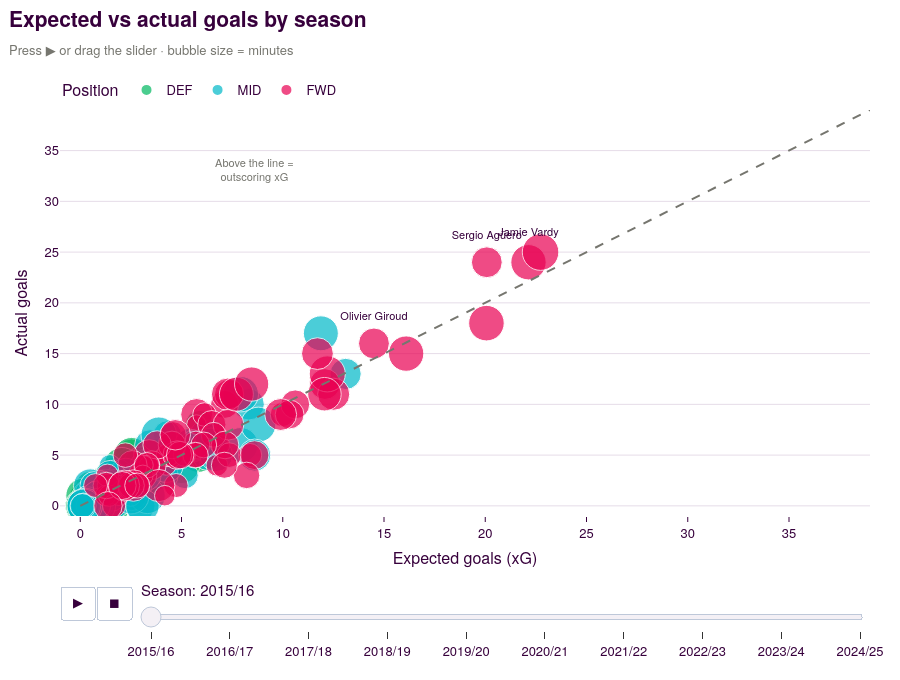

This figure's notebook cell:
### Markdown cell above
**Interactive explorer: xG vs actual goals.** Press ▶ to play through the seasons (each season holds for 2 seconds) or drag the **season slider**. Each bubble is a player-season, sized by minutes. Players **above the dashed line** scored more than their chances were worth (clinical finishing or luck), and players **below** it under-performed their xG. The top three attacking seasons in each year are labelled. Click a position in the legend to hide it.

### Code cell
if not attack_pool.empty:
    anim = attack_pool.sort_values(["year", "Attacking_score"], ascending=[True, False]).copy()
    # Label only the top 3 attacking seasons in each year to keep the chart readable
    anim["label"] = np.where(anim.groupby("year").cumcount() < 3, anim["player"], "")
    axis_max = float(max(anim["xG"].max(), anim["goals"].max())) + 3

    fig_attack = px.scatter(
        anim, x="xG", y="goals", size="minutes", color="position", text="label", hover_name="player",
        animation_frame="season", color_discrete_map=POS_COLORS, category_orders={"position": ["DEF", "MID", "FWD", "SUB"]},
        hover_data={"team": True, "assists": True, "xA": ":.1f", "minutes": True, "Attacking_score": ":.2f",
                    "label": False, "season": False},
        range_x=[-1, axis_max], range_y=[-1, axis_max], size_max=26,
        labels={"xG": "Expected goals (xG)", "goals": "Actual goals", "position": "Position"},
    )
    fig_attack.update_traces(textposition="top center", textfont=dict(size=11, color=PL["purple"]))
    fig_attack.add_shape(type="line", x0=0, y0=0, x1=axis_max, y1=axis_max, line=dict(dash="dash", color=PL["grey"]))
    fig_attack.add_annotation(x=axis_max * 0.22, y=axis_max * 0.85, text="Above the line =<br>outscoring xG",
                              showarrow=False, font=dict(color=PL["grey"], size=11))
    fig_attack.update_layout(title=pl_title("Expected vs actual goals by season", "Press ▶ or drag the slider · bubble size = minutes"),
                             height=680)
    # Animation timing: a quick 0.4 s transition, then hold each season on screen for 2 s.
    TRANSITION_MS, HOLD_MS = 400, 2000
    play_args = fig_attack.layout.updatemenus[0].buttons[0].args[1]
    play_args["frame"]["duration"] = TRANSITION_MS + HOLD_MS        # frame duration includes the transition
    play_args["transition"]["duration"] = TRANSITION_MS
    fig_attack.layout.sliders[0].update(currentvalue=dict(prefix="Season: ", font=dict(color=PL["purple"], size=15)),
                                        activebgcolor=PL["pink"], bgcolor=PL["light"],
                                        transition=dict(duration=TRANSITION_MS))
    fig_attack.show()

### Figure 1 — Plotly figure (JSON) as saved in the notebook; plotly's stock layout.template omitted (floating-point values rounded to 4 significant figures; data arrays with more than 128 entries replaced by an {"elided": "..."} marker saying what was removed)
{"data": [{"customdata": {"elided": "127x7 mixed values"}, "hovertemplate": "<b>%{hovertext}</b><br><br>Position=DEF<br>Expected goals (xG)=%{x}<br>Actual goals=%{y}<br>minutes=%{customdata[3]}<br>team=%{customdata[0]}<br>assists=%{customdata[1]}<br>xA=%{customdata[2]:.1f}<br>Attacking_score=%{customdata[4]:.2f}<extra></extra>", "hovertext": ["Michail Antonio", "Steven Davis", "Aleksandar Kolarov", "Cheikhou Kouyaté", "Jeffrey Schlupp", "Patrick van Aanholt", "Ashley Young", "Robbie Brady", "Lamine Koné", "Alberto Moreno", "Charlie Daniels", "Craig Dawson", "Ramiro Funes Mori", "Leighton Baines", "Danny Rose", "Daryl Janmaat", "Héctor Bellerín", "Scott Dann", "Damien Delaney", "Aaron Cresswell", "Carl Jenkinson", "Kyle Walker", "Cuco Martina", "Toby Alderweireld", "Laurent Koscielny", "Christian Fuchs", "Chris Brunt", "Ryan Bertrand", "Glen Johnson", "Seamus Coleman", "Bryan Oviedo", "Cédric Soares", "Branislav Ivanovic", "Kyle Naughton", "Ben Davies", "Virgil van Dijk", "César Azpilicueta", "Eric Dier", "Steve Cook", "Billy Jones", "Robert Huth", "Russell Martin", "Emre Can", "Joel Ward", "Gary Cahill", "Bacary Sagna", "José Fonte", "Jamaal Lascelles", "Martin Olsson", "Kurt Zouma", "Vincent Kompany", "Sebastian Prödl", "Vurnon Anita", "Nacho Monreal", "Jonas Olsson", "Adam Smith", "Gaël Clichy", "Maya Yoshida", "Matteo Darmian", "Ciaran Clark", "Simon Francis", "Nathan Aké", "Leandro Bacuna", "Jack Colback", "Ashley Williams", "Nathaniel Clyne", "Ikechi Anya", "Alan Hutton", "Winston Reid", "Wes Morgan", "Micah Richards", "Lucas Leiva", "Pablo Zabaleta", "Marcos Rojo", "Jonny Evans", "Brendan Galloway", "Daley Blind", "Martin Skrtel", "Federico Fernández", "Pape Souaré", "John Terry", "Abdul Rahman Baba", "DeAndre Yedlin", "Tommy Elphick", "Matt Targett", "Younes Kaboul", "Sebastián Coates", "James Tomkins", "Gabriel", "Erik Pieters", "Joleon Lescott", "Nicolás Otamendi", "Mamadou Sakho", "Fabricio Coloccini", "John Stones", "Sebastien Bassong", "Chris Smalling", "Gareth McAuley", "Paul Dummett", "Angel Rangel", "Per Mertesacker", "Neil Taylor", "Martín Demichelis", "Craig Cathcart", "Nyom", "Dejan Lovren", "James Collins", "Eliaquim Mangala", "John Obi Mikel", "José Holebas", "Geoff Cameron", "John O&#039;Shea", "Phil Jagielka", "Ryan Bennett", "Aly Cissokho", "Danny Simpson", "Ryan Shawcross", "Jan Vertonghen", "Chancel Mbemba", "James Chester", "Marc Muniesa", "Michael Carrick", "Philipp Wollscheid", "Martin Kelly", "Angelo Ogbonna", "Miguel Britos", "Jores Okore"], "legendgroup": "DEF", "marker": {"color": "#00B860", "size": [2074, 2637, 2282, 3017, 1383, 2970, 1053, 2996, 1318, 2546, 3288, 3387, 2189, 1473, 2139, 2754, 3240, 3150, 2880, 3319, 1220, 2947, 1076, 3420, 2848, 2706, 1802, 2880, 2191, 2392, 1001, 1986, 2922, 1750, 1281, 3060, 3208, 3271, 3199, 2039, 3150, 2699, 2501, 2694, 1952, 2449, 3171, 1135, 1767, 1912, 1179, 1774, 2112, 3247, 2019, 2085, 1090, 1000, 1937, 1442, 3388, 1868, 2421, 2409, 3240, 2970, 1675, 2331, 2139, 3420, 2049, 1948, 1061, 1264, 2600, 1230, 3123, 1882, 2880, 3017, 1999, 1018, 1810, 1011, 1077, 2014, 1231, 1979, 1761, 3101, 2812, 2673, 1856, 2294, 2781, 2788, 3150, 3060, 1907, 1824, 2050, 2951, 999, 3034, 2483, 1901, 1437, 2017, 1782, 948, 2361, 2000, 1854, 1842, 1605, 2620, 1698, 2596, 2923, 965, 1113, 1982, 2681, 1039, 2326, 2079, 1080], "sizemode": "area", "sizeref": 5.059, "symbol": "circle"}, "mode": "markers+text", "name": "DEF", "orientation": "v", "showlegend": true, "text": ["", "", "", "", "", "", "", "", "", "", "", "", "", "", "", "", "", "", "", "", "", "", "", "", "", "", "", "", "", "", "", "", "", "", "", "", "", "", "", "", "", "", "", "", "", "", "", "", "", "", "", "", "", "", "", "", "", "", "", "", "", "", "", "", "", "", "", "", "", "", "", "", "", "", "", "", "", "", "", "", "", "", "", "", "", "", "", "", "", "", "", "", "", "", "", "", "", "", "", "", "", "", "", "", "", "", "", "", "", "", "", "", "", "", "", "", "", "", "", "", "", "", "", "", "", "", ""], "textfont": {"color": "#37003C", "size": 11}, "textposition": "top center", "type": "scatter", "x": [5.896, 2.532, 2.39, 5.835, 1.989, 2.542, 0.8915, 2.794, 2.459, 1.655, 2.93, 4.994, 2.909, 1.209, 1.222, 1.165, 0.7078, 2.536, 1.834, 1.093, 0.6154, 0.8763, 0.1118, 3.025, 3.345, 0.851, 0.6611, 1.465, 0.8091, 2.324, 0.4694, 0.3194, 2.356, 0.2737, 0.4415, 3.3, 1.204, 1.645, 2.055, 2.414, 3.452, 1.842, 1.215, 1.151, 1.503, 0.1598, 2.431, 0.4158, 0.1645, 1.836, 0.4174, 1.534, 0.2251, 0.91, 0.9869, 0.4881, 0.03816, 1.049, 0.1751, 0.8913, 0.2091, 1.609, 1.905, 0.8832, 1.782, 1.815, 0.6807, 0.5536, 1.396, 3.008, 1.012, 0.6402, 0.1777, 0.296, 1.242, 0.4484, 0.1542, 0.6353, 1.67, 0.3214, 1.479, 0.3791, 0.2072, 0.2931, 0.1248, 0.7779, 0.4768, 0.3937, 0.95, 0.1313, 1.873, 0.9927, 0.8337, 0.9142, 0.4201, 1.372, 1.587, 0.5206, 0.2724, 0.8503, 1.349, 0.2196, 0.2987, 0.6867, 0.3207, 1.127, 0.8689, 1.601, 0.2848, 0.5325, 0.6193, 0.2818, 0.8121, 0.5747, 0.1073, 0.763, 0.7237, 0.5788, 0.7767, 0.0, 0.09074, 0.2196, 0.07564, 0.01462, 0.3007, 0.3842, 0.0], "xaxis": "x", "y": [8, 5, 3, 5, 1, 4, 1, 3, 2, 1, 3, 4, 4, 2, 1, 2, 1, 5, 2, 2, 2, 1, 1, 4, 4, 0, 0, 1, 0, 1, 0, 0, 2, 0, 0, 3, 2, 3, 4, 1, 3, 3, 1, 2, 2, 0, 2, 2, 1, 1, 2, 2, 1, 0, 1, 2, 0, 1, 1, 1, 0, 1, 1, 1, 2, 1, 0, 0, 1, 2, 1, 0, 0, 0, 1, 0, 1, 1, 1, 0, 1, 0, 0, 1, 0, 0, 0, 0, 1, 0, 1, 1, 1, 1, 0, 1, 0, 1, 1, 0, 0, 0, 0, 1, 0, 0, 0, 0, 0, 0, 0, 0, 0, 0, 0, 0, 0, 0, 0, 0, 0, 0, 0, 0, 0, 0, 0], "yaxis": "y"}, {"customdata": {"elided": "92x7 mixed values"}, "hovertemplate": "<b>%{hovertext}</b><br><br>Position=MID<br>Expected goals (xG)=%{x}<br>Actual goals=%{y}<br>minutes=%{customdata[3]}<br>team=%{customdata[0]}<br>assists=%{customdata[1]}<br>xA=%{customdata[2]:.1f}<br>Attacking_score=%{customdata[4]:.2f}<extra></extra>", "hovertext": ["Riyad Mahrez", "Alexis Sánchez", "Mesut Özil", "Dusan Tadic", "Kevin De Bruyne", "Dele Alli", "Erik Lamela", "Christian Eriksen", "Nacer Chadli", "Ross Barkley", "David Silva", "Pedro", "Wes Hoolahan", "Georginio Wijnaldum", "Yaya Touré", "Andros Townsend", "Cesc Fàbregas", "Willian", "James Ward-Prowse", "Son Heung-Min", "Aaron Ramsey", "Juan Mata", "Junior Stanislas", "Oscar", "Steven Naismith", "Nathan Redmond", "Santiago Cazorla", "Marc Albrighton", "Craig Gardner", "Ander Herrera", "Mark Noble", "Jesús Navas", "Yohan Cabaye", "James Morrison", "Marc Pugh", "Andy King", "Matt Ritchie", "Tom Cleverley", "Wahbi Khazri", "Jordan Henderson", "Jonjo Shelvey", "Daniel Drinkwater", "Moussa Sissoko", "Max Gradel", "Alex Oxlade-Chamberlain", "Jonny Howson", "Jordan Veretout", "Matthew Jarvis", "Ibrahim Afellay", "Dan Gosling", "Jack Rodwell", "Nemanja Matic", "Ashley Westwood", "Ki Sung-yueng", "Charlie Adam", "Yann M&#039;Vila", "Fernandinho", "Fernando", "Mousa Dembélé", "James McArthur", "N&#039;Golo Kanté", "Darren Fletcher", "James McCarthy", "Giannelli Imbula", "Oriol Romeu", "Jack Cork", "Bastian Schweinsteiger", "Graham Dorrans", "Ben Watson", "Harry Arter", "Gareth Barry", "Victor Wanyama", "Pedro Obiang", "Etienne Capoue", "Alexander Tettey", "Joe Ledley", "Andrew Surman", "Mile Jedinak", "Morgan Schneiderlin", "Lee Cattermole", "Valon Behrami", "Mathieu Flamini", "Jan Kirchhoff", "Idrissa Gueye", "Jordy Clasie", "Gary O&#039;Neil", "Cheick Tioté", "Glenn Whelan", "Carlos Sánchez", "Claudio Yacob", "Francis Coquelin", "Leon Britton"], "legendgroup": "MID", "marker": {"color": "#00B8C8", "size": [3087, 2463, 3065, 2318, 2006, 2490, 2404, 2950, 922, 3102, 1818, 2061, 2026, 3178, 2345, 1149, 2901, 2766, 1505, 1110, 2624, 2907, 1448, 1785, 1343, 2321, 1297, 2796, 2037, 1535, 3221, 2283, 2728, 1354, 1328, 1030, 2985, 1618, 1087, 1300, 2270, 3045, 3234, 918, 911, 2960, 1831, 1100, 2105, 2442, 1137, 2426, 2720, 1852, 1050, 3194, 2736, 1703, 2286, 2206, 3011, 3377, 2445, 1260, 1598, 2543, 1199, 1289, 2814, 1692, 2840, 2507, 1069, 2834, 1956, 979, 3420, 1511, 2204, 2230, 1284, 1084, 1096, 3085, 1574, 1738, 1244, 3189, 1373, 2862, 1652, 1532], "sizemode": "area", "sizeref": 5.059, "symbol": "circle"}, "mode": "markers+text", "name": "MID", "orientation": "v", "showlegend": true, "text": ["", "", "", "", "", "", "", "", "", "", "", "", "", "", "", "", "", "", "", "", "", "", "", "", "", "", "", "", "", "", "", "", "", "", "", "", "", "", "", "", "", "", "", "", "", "", "", "", "", "", "", "", "", "", "", "", "", "", "", "", "", "", "", "", "", "", "", "", "", "", "", "", "", "", "", "", "", "", "", "", "", "", "", "", "", "", "", "", "", "", "", ""], "textfont": {"color": "#37003C", "size": 11}, "textposition": "top center", "type": "scatter", "x": [11.88, 13.1, 7.923, 6.418, 4.308, 8.316, 6.3, 5.512, 2.93, 8.794, 2.599, 6.12, 3.468, 7.928, 5.663, 1.466, 3.87, 4.428, 2.066, 4.18, 8.614, 6.46, 2.733, 5.172, 3.012, 3.432, 1.869, 2.549, 4.136, 2.77, 3.88, 2.953, 6.715, 1.891, 2.465, 2.716, 4.235, 1.491, 0.8626, 1.527, 2.541, 2.188, 3.314, 1.706, 1.503, 2.252, 0.5651, 1.016, 2.378, 3.228, 2.489, 2.506, 1.746, 2.457, 0.8704, 0.8662, 1.232, 2.897, 1.483, 1.058, 0.5621, 2.497, 0.8192, 0.7641, 1.756, 0.9189, 1.462, 0.5597, 0.4925, 0.992, 1.219, 1.513, 0.2414, 3.073, 0.6746, 0.306, 0.5702, 0.9263, 0.8296, 0.4802, 0.01173, 1.115, 0.5768, 0.8782, 0.4879, 0.8533, 0.01921, 0.2216, 0.3658, 0.1749, 0.1551, 0.1018], "xaxis": "x", "y": [17, 13, 6, 7, 7, 10, 5, 6, 3, 8, 2, 7, 4, 11, 6, 4, 5, 5, 2, 4, 5, 6, 3, 3, 4, 6, 0, 2, 3, 3, 7, 0, 5, 3, 3, 2, 4, 2, 2, 2, 1, 2, 1, 1, 1, 3, 0, 1, 2, 3, 1, 2, 2, 2, 1, 1, 2, 2, 3, 2, 1, 1, 2, 2, 1, 1, 1, 0, 2, 1, 0, 1, 0, 0, 2, 1, 0, 0, 1, 0, 0, 0, 0, 0, 0, 0, 0, 0, 0, 0, 0, 0], "yaxis": "y"}, {"customdata": {"elided": "78x7 mixed values"}, "hovertemplate": "<b>%{hovertext}</b><br><br>Position=FWD<br>Expected goals (xG)=%{x}<br>Actual goals=%{y}<br>minutes=%{customdata[3]}<br>team=%{customdata[0]}<br>assists=%{customdata[1]}<br>xA=%{customdata[2]:.1f}<br>Attacking_score=%{customdata[4]:.2f}<extra></extra>", "hovertext": ["Sergio Agüero", "Jamie Vardy", "Olivier Giroud", "Harry Kane", "Romelu Lukaku", "Christian Benteke", "Leonardo Ulloa", "Dimitri Payet", "Roberto Firmino", "Daniel Sturridge", "Diego Costa", "Andy Carroll", "Sadio Mané", "Graziano Pellè", "Troy Deeney", "Marko Arnautovic", "Wilfried Bony", "Shane Long", "Odion Ighalo", "Philippe Coutinho", "Jermain Defoe", "Aleksandar Mitrovic", "Gerard Deulofeu", "Theo Walcott", "Anthony Martial", "Wayne Rooney", "Enner Valencia", "Kevin Mirallas", "Gylfi Sigurdsson", "Arouna Koné", "Dieumerci Mbokani", "James Milner", "Diafra Sakho", "Raheem Sterling", "André Ayew", "Salomón Rondón", "Connor Wickham", "Joshua King", "Adam Lallana", "Jonathan Walters", "Mame Biram Diouf", "Xherdan Shaqiri", "Adam Johnson", "Bafétimbi Gomis", "Bojan", "Rudy Gestede", "Manuel Lanzini", "Yannick Bolasie", "Joselu", "Benik Afobe", "Jeremain Lens", "Ayoze Pérez", "Steven Fletcher", "Fabio Borini", "Shinji Okazaki", "Cameron Jerome", "Saido Berahino", "Eden Hazard", "Bakary Sako", "Jordan Ayew", "Aaron Lennon", "Victor Moses", "Papiss Demba Cissé", "Jesse Lingard", "Memphis Depay", "Gabriel Agbonlahor", "Jason Puncheon", "Jordon Ibe", "Marouane Fellaini", "Jefferson Montero", "Stéphane Sessegnon", "Wilfried Zaha", "Wayne Routledge", "James McClean", "Almen Abdi", "Carles Gil", "Scott Sinclair", "Jurado"], "legendgroup": "FWD", "marker": {"color": "#E90052", "size": [2399, 3154, 2411, 3382, 3194, 1496, 942, 2576, 2005, 981, 2386, 1411, 2614, 2167, 3291, 2836, 1203, 2114, 3160, 2019, 2558, 2103, 1389, 1374, 2632, 2411, 1014, 985, 2921, 1464, 1568, 2428, 1539, 1943, 2967, 2581, 1328, 1931, 2115, 1718, 1246, 2072, 1136, 1685, 1741, 1632, 1941, 2075, 1072, 950, 1299, 2046, 1021, 1913, 2105, 1770, 1727, 2183, 1073, 2356, 1534, 982, 1079, 1641, 1470, 1051, 2647, 1161, 1069, 1355, 1770, 2507, 1700, 2414, 1998, 1454, 1598, 2057], "sizemode": "area", "sizeref": 5.059, "symbol": "circle"}, "mode": "markers+text", "name": "FWD", "orientation": "v", "showlegend": true, "text": ["Sergio Agüero", "Jamie Vardy", "Olivier Giroud", "", "", "", "", "", "", "", "", "", "", "", "", "", "", "", "", "", "", "", "", "", "", "", "", "", "", "", "", "", "", "", "", "", "", "", "", "", "", "", "", "", "", "", "", "", "", "", "", "", "", "", "", "", "", "", "", "", "", "", "", "", "", "", "", "", "", "", "", "", "", "", "", "", "", ""], "textfont": {"color": "#37003C", "size": 11}, "textposition": "top center", "type": "scatter", "x": [20.08, 22.14, 14.5, 22.73, 20.06, 9.982, 6.906, 5.749, 7.131, 5.742, 12.08, 6.138, 12.51, 7.35, 12.2, 12.06, 6.75, 10.62, 16.09, 6.496, 11.71, 10.34, 1.414, 8.387, 7.274, 7.317, 4.25, 3.34, 7.711, 4.519, 6.585, 3.398, 7.361, 7.149, 8.463, 9.897, 4.318, 5.713, 3.533, 5.665, 5.14, 3.075, 1.807, 6.098, 4.585, 5.697, 4.531, 4.792, 3.421, 3.396, 1.34, 3.796, 3.109, 4.935, 8.608, 8.215, 7.118, 2.578, 2.36, 4.693, 2.226, 1.912, 3.089, 3.291, 4.734, 1.243, 3.874, 1.426, 4.175, 1.673, 1.287, 2.625, 2.527, 2.168, 2.068, 0.7564, 2.816, 1.369], "xaxis": "x", "y": [24, 24, 16, 25, 18, 9, 6, 9, 10, 8, 12, 9, 11, 11, 13, 11, 4, 10, 15, 8, 15, 9, 2, 5, 11, 8, 4, 4, 11, 5, 7, 5, 5, 6, 12, 9, 5, 6, 4, 5, 5, 3, 2, 6, 7, 5, 6, 5, 4, 4, 3, 6, 4, 5, 5, 3, 4, 4, 2, 7, 5, 1, 3, 4, 2, 1, 2, 1, 1, 0, 2, 2, 2, 2, 2, 2, 2, 0], "yaxis": "y"}], "layout": {"annotations": [{"font": {"color": "#76766F", "size": 11}, "showarrow": false, "text": "Above the line =<br>outscoring xG", "x": 8.58, "y": 33.15}], "height": 680, "legend": {"itemsizing": "constant", "title": {"text": "Position"}, "tracegroupgap": 0}, "shapes": [{"line": {"color": "#76766F", "dash": "dash"}, "type": "line", "x0": 0, "x1": 39.0, "y0": 0, "y1": 39.0}], "sliders": [{"active": 0, "activebgcolor": "#E90052", "bgcolor": "#F4F0F5", "currentvalue": {"font": {"color": "#37003C", "size": 15}, "prefix": "Season: "}, "len": 0.9, "pad": {"b": 10, "t": 60}, "steps": [{"args": [["2015/16"], {"frame": {"duration": 0, "redraw": false}, "fromcurrent": true, "mode": "immediate", "transition": {"duration": 0, "easing": "linear"}}], "label": "2015/16", "method": "animate"}, {"args": [["2016/17"], {"frame": {"duration": 0, "redraw": false}, "fromcurrent": true, "mode": "immediate", "transition": {"duration": 0, "easing": "linear"}}], "label": "2016/17", "method": "animate"}, {"args": [["2017/18"], {"frame": {"duration": 0, "redraw": false}, "fromcurrent": true, "mode": "immediate", "transition": {"duration": 0, "easing": "linear"}}], "label": "2017/18", "method": "animate"}, {"args": [["2018/19"], {"frame": {"duration": 0, "redraw": false}, "fromcurrent": true, "mode": "immediate", "transition": {"duration": 0, "easing": "linear"}}], "label": "2018/19", "method": "animate"}, {"args": [["2019/20"], {"frame": {"duration": 0, "redraw": false}, "fromcurrent": true, "mode": "immediate", "transition": {"duration": 0, "easing": "linear"}}], "label": "2019/20", "method": "animate"}, {"args": [["2020/21"], {"frame": {"duration": 0, "redraw": false}, "fromcurrent": true, "mode": "immediate", "transition": {"duration": 0, "easing": "linear"}}], "label": "2020/21", "method": "animate"}, {"args": [["2021/22"], {"frame": {"duration": 0, "redraw": false}, "fromcurrent": true, "mode": "immediate", "transition": {"duration": 0, "easing": "linear"}}], "label": "2021/22", "method": "animate"}, {"args": [["2022/23"], {"frame": {"duration": 0, "redraw": false}, "fromcurrent": true, "mode": "immediate", "transition": {"duration": 0, "easing": "linear"}}], "label": "2022/23", "method": "animate"}, {"args": [["2023/24"], {"frame": {"duration": 0, "redraw": false}, "fromcurrent": true, "mode": "immediate", "transition": {"duration": 0, "easing": "linear"}}], "label": "2023/24", "method": "animate"}, {"args": [["2024/25"], {"frame": {"duration": 0, "redraw": false}, "fromcurrent": true, "mode": "immediate", "transition": {"duration": 0, "easing": "linear"}}], "label": "2024/25", "method": "animate"}], "transition": {"duration": 400}, "x": 0.1, "xanchor": "left", "y": 0, "yanchor": "top"}], "title": {"text": "<b>Expected vs actual goals by season</b><br><span style='font-size:13px;color:#76766F'>Press ▶ or drag the slider · bubble size = minutes</span>"}, "updatemenus": [{"buttons": [{"args": [null, {"frame": {"duration": 2400, "redraw": false}, "fromcurrent": true, "mode": "immediate", "transition": {"duration": 400, "easing": "linear"}}], "label": "&#9654;", "method": "animate"}, {"args": [[null], {"frame": {"duration": 0, "redraw": false}, "fromcurrent": true, "mode": "immediate", "transition": {"duration": 0, "easing": "linear"}}], "label": "&#9724;", "method": "animate"}], "direction": "left", "pad": {"r": 10, "t": 70}, "showactive": false, "type": "buttons", "x": 0.1, "xanchor": "right", "y": 0, "yanchor": "top"}], "xaxis": {"anchor": "y", "domain": [0.0, 1.0], "range": [-1, 39.0], "title": {"text": "Expected goals (xG)"}}, "yaxis": {"anchor": "x", "domain": [0.0, 1.0], "range": [-1, 39.0], "title": {"text": "Actual goals"}}}}
